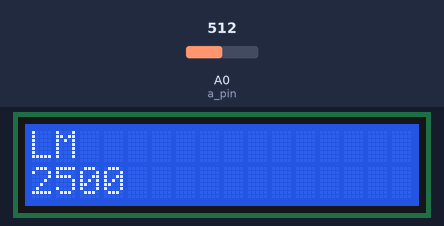
Simulated run of this sketch. Board: Arduino Uno, built with avr-gcc and run on an emulated ATmega328P. Parts: 16×2 character LCD. The inputs (shaded band) are chosen by the test bench; at power-on: A0 (a_pin) = 512.

Above: at 1.2 s.
1.3 s: A0 (a_pin) set to 716
At 3.5 s:
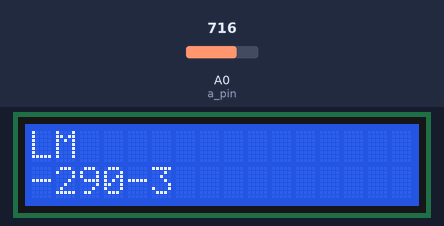
3.8 s: A0 (a_pin) set to 900
At 5.7 s:
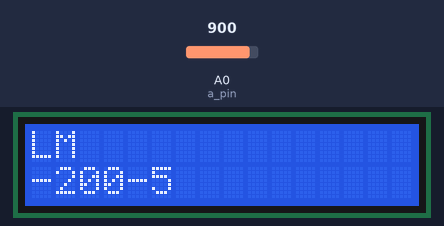
6.0 s: A0 (a_pin) set to 1023
At 8.2 s:
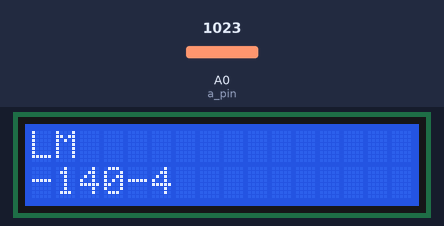
Timing chart, 0 to 9.7 s (numbered marks = the images above; inputs shaded):
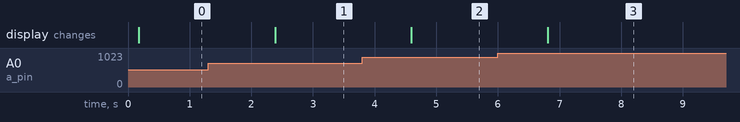

Measured:
- after the input at 1.3 s, the display: changes after 1.1 s (image 1)
- after the input at 3.8 s, the display: changes after 0.80 s (image 2)
- after the input at 6.0 s, the display: changes after 0.81 s (image 3)

The sketch:

Temp_LCD.ino
```cpp
#include <LiquidCrystal.h>

LiquidCrystal lcd(12, 11, 5, 4, 3, 2);
int a_pin = 0;

void setup(){
  lcd.begin(16, 2);
  lcd.clear();
  lcd.print("LM");
}

void loop(){
  int i;
  int data;
  int summary;
  float t;
  int t1;
  int t2;
  float input_avg;

  summary = 0;
  for (i=0;i<50;i++){
    data = analogRead(a_pin);
    summary = summary + data;
    delay(2);
  }

  input_avg = (float)summary / 50.0;
  t = input_avg / 1024.0 * 5.0 * 100.0;
  t1 = (int)t;
  t2 = (int)(t * 10.0) - t1 * 10;
  lcd.setCursor(0,1);
  lcd.print(t1);
  lcd.print(t2);
  delay(1000);
}
```
